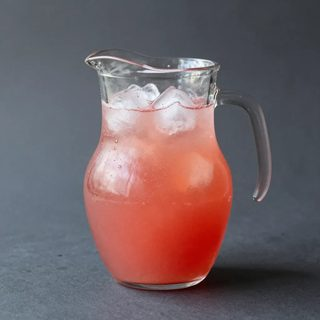
#> input picture hmi_lvgl/assets/food/agua_fresca.jpg, 320 x 320 px
$ python gen_icons.py ../assets/food/agua_fresca.jpg
#> lines starting #> are read from the running program, lines starting #| are printed output that depends on the picture
#!/usr/bin/env python3
"""Rasterise assets/icons/*.svg (Lucide, ISC) into A8 alpha bitmaps at a few sizes: src/icons_gen.c.
Needs rsvg-convert and Pillow on the laptop; the generated C is committed so the Pi needs neither.
Usage: scripts/gen_icons.py [app-icon.png]   (the optional PNG becomes the 96 px ARGB About-screen logo)"""
import io
import subprocess
import sys
from pathlib import Path

from PIL import Image

HERE = Path(__file__).resolve().parent.parent
SIZES = (12, 16, 20, 24, 30, 40, 56, 84)
BASE = 5   # every icon has the first BASE sizes; the big ones only these:
BIG = {"scan-face", "shield-check", "circle-x", "circle-check", "audio-lines", "smartphone", "check", "mic", "flag", "store"}

def c_id(name): return name.replace("-", "_")

def main():
    svgs = sorted((HERE / "assets/icons").glob("*.svg"))
    out = ['/* generated by scripts/gen_icons.py - do not edit */', '#include "icons.h"', '']
    table = []
    for svg in svgs:
        text = svg.read_text().replace("currentColor", "#ffffff")
        for sz in (SIZES if svg.stem in BIG else SIZES[:BASE]):
            png = subprocess.run(["rsvg-convert", "-w", str(sz * 4), "-h", str(sz * 4), "-f", "png"],
                                 input=text.encode(), capture_output=True, check=True).stdout
            im = Image.open(io.BytesIO(png)).convert("RGBA").split()[3]
            im = im.resize((sz, sz), Image.LANCZOS)   # 4x supersample keeps thin strokes even
            data = im.tobytes()
            sym = f"ic_{c_id(svg.stem)}_{sz}"
            out.append(f"static const uint8_t {sym}_map[] = {{")
            for i in range(0, len(data), 24):
                out.append("  " + ",".join(str(b) for b in data[i:i + 24]) + ",")
            out.append("};")
            out.append(f"static const lv_image_dsc_t {sym} = {{ .header = {{ .magic = LV_IMAGE_HEADER_MAGIC, .cf = LV_COLOR_FORMAT_A8, "
                       f".w = {sz}, .h = {sz}, .stride = {sz} }}, .data_size = {len(data)}, .data = {sym}_map }};")
        table.append(svg.stem)
    out.append("\nconst lv_image_dsc_t *dos_icon_src(dos_icon_t id, int *px)\n{")
    out.append("    static const lv_image_dsc_t *const T[DOS_ICON_COUNT][%d] = {" % len(SIZES))
    for n in table:
        out.append("        [DOS_IC_%s] = { %s }," % (c_id(n).upper(), ", ".join(f"&ic_{c_id(n)}_{s}" if (n in BIG or SIZES.index(s) < BASE) else "NULL" for s in SIZES)))
    out.append("    };")
    out.append("    static const int S[%d] = { %s };" % (len(SIZES), ", ".join(map(str, SIZES))))
    out.append("    int best = 0;\n    for(int i = 0; i < %d; i++) if(T[id][i] && S[i] <= *px) best = i;" % len(SIZES))
    out.append("    *px = S[best];\n    return T[id][best];\n}")
    out.append("\nconst char *const dos_icon_names[DOS_ICON_COUNT] = { %s };" % ", ".join('"%s"' % n for n in table))
    (HERE / "src/icons_gen.c").write_text("\n".join(out) + "\n")
    hdr = ['/* generated by scripts/gen_icons.py - do not edit */', "#pragma once", '#include "lvgl.h"', "typedef enum {"]
    hdr += ["    DOS_IC_%s," % c_id(n).upper() for n in table] + ["    DOS_ICON_COUNT", "} dos_icon_t;"]
    hdr.append("/* nearest generated size not larger than *px (updates *px) */")
    hdr.append("const lv_image_dsc_t *dos_icon_src(dos_icon_t id, int *px);")
    hdr.append("extern const char *const dos_icon_names[DOS_ICON_COUNT];")
    (HERE / "src/icons.h").write_text("\n".join(hdr) + "\n")
    print(f"{len(table)} icons x {len(SIZES)} sizes")
    if len(sys.argv) > 1:
        im = Image.open(sys.argv[1]).convert("RGBA").resize((96, 96), Image.LANCZOS)
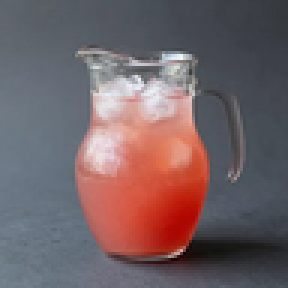
#> im: PIL image 96x96 RGBA (shown 3 times larger); mean R, G, B, A 114.6, 97.8, 101.9, 255
        px = im.tobytes()
        # LVGL ARGB8888 is B,G,R,A bytes
        bgra = bytearray()
        for i in range(0, len(px), 4):
            r, g, b, a = px[i:i + 4]
            bgra += bytes((b, g, r, a))
#> this loop made 9216 passes
#> (i, r, g, b) on passes 2 to 4: (4, 94, 101, 109), (8, 95, 102, 110), (12, 94, 101, 109)
        lines = ['/* generated by scripts/gen_icons.py from packaging/icon/drive-os-256.png */', '#include "lvgl.h"',
                 "static const uint8_t logo_map[] = {"]
        for i in range(0, len(bgra), 32):
            lines.append("  " + ",".join(str(b) for b in bgra[i:i + 32]) + ",")
#> this loop made 1152 passes
#> i on passes 2 to 4: 32, 64, 96
#> after the loop, lines = 1155 items
        lines += ["};", "const lv_image_dsc_t dos_logo_96 = { .header = { .magic = LV_IMAGE_HEADER_MAGIC, .cf = LV_COLOR_FORMAT_ARGB8888, "
                  ".w = 96, .h = 96, .stride = 384 }, .data_size = %d, .data = logo_map };" % len(bgra)]
        (HERE / "src/logo_gen.c").write_text("\n".join(lines) + "\n")

main()

$ run again, on hmi_lvgl/assets/food/bagel.jpg
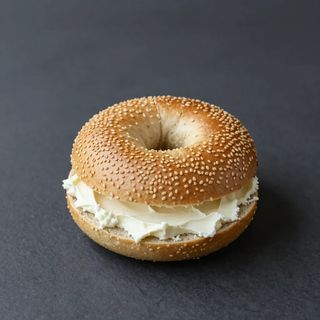
#> input picture hmi_lvgl/assets/food/bagel.jpg, 320 x 320 px
#> in main, `im = Image.open(sys.argv[1]).convert("RGBA").resize((96, 96), Image.LA..`:
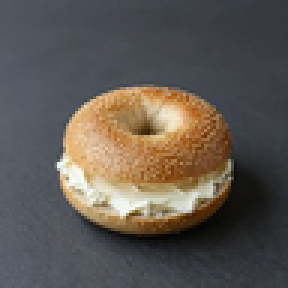
#> im: PIL image 96x96 RGBA (shown 3 times larger); mean R, G, B, A 94, 87.8, 82, 255
#> the loop in main, `for i in range(0, len(px), 4):` made 9216 passes
#> (i, r, g, b) on passes 2 to 4: (4, 83, 88, 94), (8, 83, 88, 94), (12, 82, 87, 93)
#> the loop in main, `for i in range(0, len(bgra), 32):` made 1152 passes
#> i on passes 2 to 4: 32, 64, 96
#> after the loop in main, `for i in range(0, len(bgra), 32):`: lines = 1155 items
